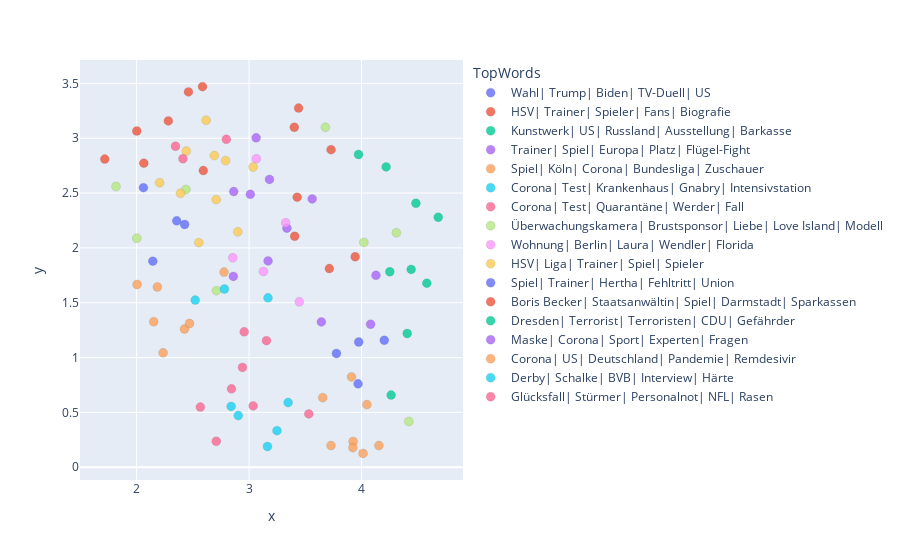

Notebook code for this chart:
### Code cell
results=pd.merge(docs_df_a,cluster_labels_google_a.reset_index(),left_on="topic_number",right_on = "Topic")
fig = px.scatter(results, x="x", y="y", hover_name="headline", hover_data=["created_at","TopWords","topic_number"], color="TopWords",opacity=0.8)

fig.update_traces(marker=dict(size=9,
                              line=dict(width=0.15,
                                        color='DarkSlateGrey')),
                  selector=dict(mode='markers'))
fig["layout"].pop("updatemenus")

fig.update_layout(height=1000)
fig.show()

### Figure 1 — Plotly figure (JSON) as saved in the notebook; plotly's stock layout.template omitted (floating-point values rounded to 4 significant figures)
{"data": [{"customdata": [["2020-10-22", "Wahl| Trump| Biden| TV-Duell| US", 0], ["2020-10-23", "Wahl| Trump| Biden| TV-Duell| US", 0], ["2020-10-23", "Wahl| Trump| Biden| TV-Duell| US", 0], ["2020-10-22", "Wahl| Trump| Biden| TV-Duell| US", 0]], "hovertemplate": "<b>%{hovertext}</b><br><br>TopWords=%{customdata[1]}<br>x=%{x}<br>y=%{y}<br>created_at=%{customdata[0]}<br>topic_number=%{customdata[2]}<extra></extra>", "hovertext": ["USA steuern auf höchste Wahlbeteiligung seit über Hundert Jahren zu", "Trump und Biden fetzen sich ums Weiße Haus", "„Ich schaue DICH an, Joe!“", "Die letzte Rede-Schlacht vor der wichtigsten Wahl der Welt"], "legendgroup": "Wahl| Trump| Biden| TV-Duell| US", "marker": {"color": "#636efa", "line": {"color": "DarkSlateGrey", "width": 0.15}, "opacity": 0.8, "size": 9, "symbol": "circle"}, "mode": "markers", "name": "Wahl| Trump| Biden| TV-Duell| US", "orientation": "v", "showlegend": true, "type": "scatter", "x": [4.202, 3.969, 3.975, 3.777], "xaxis": "x", "y": [1.158, 0.7605, 1.142, 1.038], "yaxis": "y"}, {"customdata": [["2020-10-22", "HSV| Trainer| Spieler| Fans| Biografie", 8], ["2020-10-22", "HSV| Trainer| Spieler| Fans| Biografie", 8], ["2020-10-22", "HSV| Trainer| Spieler| Fans| Biografie", 8], ["2020-10-22", "HSV| Trainer| Spieler| Fans| Biografie", 8], ["2020-10-22", "HSV| Trainer| Spieler| Fans| Biografie", 8], ["2020-10-22", "HSV| Trainer| Spieler| Fans| Biografie", 8], ["2020-10-22", "HSV| Trainer| Spieler| Fans| Biografie", 8], ["2020-10-22", "HSV| Trainer| Spieler| Fans| Biografie", 8], ["2020-10-22", "HSV| Trainer| Spieler| Fans| Biografie", 8], ["2020-10-22", "HSV| Trainer| Spieler| Fans| Biografie", 8]], "hovertemplate": "<b>%{hovertext}</b><br><br>TopWords=%{customdata[1]}<br>x=%{x}<br>y=%{y}<br>created_at=%{customdata[0]}<br>topic_number=%{customdata[2]}<extra></extra>", "hovertext": ["Kann Thioune es besser als Hecking?", "Bayers Baller-Show", "Cary Grant war bisexuell und auf LSD", "Weinkauf hat Aufstiegs-Trauma abgehakt", "Hofmann spielt sich bei Jogi fest", "Dieser Nackedei isteine Botschaft", "Hier wird jetztHollywood verramscht", "Lange ist Jenas Kompaniechef", "Über die Wölfe zu Löw", "Darum passt Litkaso gut zu Hansa"], "legendgroup": "HSV| Trainer| Spieler| Fans| Biografie", "marker": {"color": "#EF553B", "line": {"color": "DarkSlateGrey", "width": 0.15}, "opacity": 0.8, "size": 9, "symbol": "circle"}, "mode": "markers", "name": "HSV| Trainer| Spieler| Fans| Biografie", "orientation": "v", "showlegend": true, "type": "scatter", "x": [1.717, 2.064, 3.729, 2.002, 2.461, 3.44, 3.402, 2.593, 2.586, 2.282], "xaxis": "x", "y": [2.81, 2.773, 2.896, 3.066, 3.422, 3.275, 3.1, 2.705, 3.471, 3.158], "yaxis": "y"}, {"customdata": [["2020-10-22", "Kunstwerk| US| Russland| Ausstellung| Barkasse", 13], ["2020-10-22", "Kunstwerk| US| Russland| Ausstellung| Barkasse", 13], ["2020-10-22", "Kunstwerk| US| Russland| Ausstellung| Barkasse", 13], ["2020-10-22", "Kunstwerk| US| Russland| Ausstellung| Barkasse", 13]], "hovertemplate": "<b>%{hovertext}</b><br><br>TopWords=%{customdata[1]}<br>x=%{x}<br>y=%{y}<br>created_at=%{customdata[0]}<br>topic_number=%{customdata[2]}<extra></extra>", "hovertext": ["Snowden erhält unbefristeten Aufenthalt in Russland", "Beuys-Kunstwerk aus Ausstellung verschwunden", "Todes-Drama um Zirkus-Elefanten", "Bruch in der Barkasse"], "legendgroup": "Kunstwerk| US| Russland| Ausstellung| Barkasse", "marker": {"color": "#00cc96", "line": {"color": "DarkSlateGrey", "width": 0.15}, "opacity": 0.8, "size": 9, "symbol": "circle"}, "mode": "markers", "name": "Kunstwerk| US| Russland| Ausstellung| Barkasse", "orientation": "v", "showlegend": true, "type": "scatter", "x": [4.682, 3.974, 4.219, 4.484], "xaxis": "x", "y": [2.28, 2.852, 2.738, 2.407], "yaxis": "y"}, {"customdata": [["2020-10-22", "Trainer| Spiel| Europa| Platz| Flügel-Fight", 7], ["2020-10-22", "Trainer| Spiel| Europa| Platz| Flügel-Fight", 7], ["2020-10-22", "Trainer| Spiel| Europa| Platz| Flügel-Fight", 7], ["2020-10-22", "Trainer| Spiel| Europa| Platz| Flügel-Fight", 7], ["2020-10-22", "Trainer| Spiel| Europa| Platz| Flügel-Fight", 7], ["2020-10-22", "Trainer| Spiel| Europa| Platz| Flügel-Fight", 7], ["2020-10-22", "Trainer| Spiel| Europa| Platz| Flügel-Fight", 7], ["2020-10-22", "Trainer| Spiel| Europa| Platz| Flügel-Fight", 7]], "hovertemplate": "<b>%{hovertext}</b><br><br>TopWords=%{customdata[1]}<br>x=%{x}<br>y=%{y}<br>created_at=%{customdata[0]}<br>topic_number=%{customdata[2]}<extra></extra>", "hovertext": ["Boateng muss mitHand-Schiene trainieren", "Der MOTZivator!", "Ernst ist HoßmangsHoffnungsträger", "Peter Kadiru wird zum Schläger-Typ", "Götze trifft auch in Europa", "Coman erste Sahne! Aber jetzt kommt Sané", "So sehen Sie den Clásico live im TV", "Jones zieht zurücknach Frankfurt"], "legendgroup": "Trainer| Spiel| Europa| Platz| Flügel-Fight", "marker": {"color": "#ab63fa", "line": {"color": "DarkSlateGrey", "width": 0.15}, "opacity": 0.8, "size": 9, "symbol": "circle"}, "mode": "markers", "name": "Trainer| Spiel| Europa| Platz| Flügel-Fight", "orientation": "v", "showlegend": true, "type": "scatter", "x": [3.169, 3.182, 2.86, 3.561, 3.063, 3.337, 3.011, 2.864], "xaxis": "x", "y": [1.882, 2.625, 1.74, 2.447, 3.004, 2.18, 2.489, 2.513], "yaxis": "y"}, {"customdata": [["2020-10-22", "Spiel| Köln| Corona| Bundesliga| Zuschauer", 2], ["2020-10-22", "Spiel| Köln| Corona| Bundesliga| Zuschauer", 2], ["2020-10-22", "Spiel| Köln| Corona| Bundesliga| Zuschauer", 2], ["2020-10-22", "Spiel| Köln| Corona| Bundesliga| Zuschauer", 2], ["2020-10-22", "Spiel| Köln| Corona| Bundesliga| Zuschauer", 2], ["2020-10-22", "Spiel| Köln| Corona| Bundesliga| Zuschauer", 2], ["2020-10-22", "Spiel| Köln| Corona| Bundesliga| Zuschauer", 2]], "hovertemplate": "<b>%{hovertext}</b><br><br>TopWords=%{customdata[1]}<br>x=%{x}<br>y=%{y}<br>created_at=%{customdata[0]}<br>topic_number=%{customdata[2]}<extra></extra>", "hovertext": ["So sehen Sie Stuttgart gegen Köln live im TV", "Anfang hilft 1. Spiel ohne Zuschauer", "Der Uefa fehlen 470 Mio Euro", "SCHRÖDER spricht wiedervon GEHALTSVERZICHT", "Kampf-Kandidatur umVize-Posten sorgt für Krach", "Werder ohne Augustinssongegen Hoffenheim", "Haie brauchen1 Million Euro"], "legendgroup": "Spiel| Köln| Corona| Bundesliga| Zuschauer", "marker": {"color": "#FFA15A", "line": {"color": "DarkSlateGrey", "width": 0.15}, "opacity": 0.8, "size": 9, "symbol": "circle"}, "mode": "markers", "name": "Spiel| Köln| Corona| Bundesliga| Zuschauer", "orientation": "v", "showlegend": true, "type": "scatter", "x": [2.236, 2.004, 2.152, 2.185, 2.777, 2.426, 2.471], "xaxis": "x", "y": [1.043, 1.667, 1.327, 1.644, 1.78, 1.261, 1.311], "yaxis": "y"}, {"customdata": [["2020-10-22", "Corona| Test| Krankenhaus| Gnabry| Intensivstation", 12], ["2020-10-22", "Corona| Test| Krankenhaus| Gnabry| Intensivstation", 12], ["2020-10-22", "Corona| Test| Krankenhaus| Gnabry| Intensivstation", 12], ["2020-10-22", "Corona| Test| Krankenhaus| Gnabry| Intensivstation", 12], ["2020-10-22", "Corona| Test| Krankenhaus| Gnabry| Intensivstation", 12]], "hovertemplate": "<b>%{hovertext}</b><br><br>TopWords=%{customdata[1]}<br>x=%{x}<br>y=%{y}<br>created_at=%{customdata[0]}<br>topic_number=%{customdata[2]}<extra></extra>", "hovertext": ["Belgiens Außenministerin auf Intensivstation!", "Corona-Alarm beim Thai-König!", "Zweiter Corona-Fall beim FC Bayern", "Wie gut warnte die Warn-App Spahns Kontakte?", "2. Gnabry-Test negativ!"], "legendgroup": "Corona| Test| Krankenhaus| Gnabry| Intensivstation", "marker": {"color": "#19d3f3", "line": {"color": "DarkSlateGrey", "width": 0.15}, "opacity": 0.8, "size": 9, "symbol": "circle"}, "mode": "markers", "name": "Corona| Test| Krankenhaus| Gnabry| Intensivstation", "orientation": "v", "showlegend": true, "type": "scatter", "x": [3.164, 3.248, 2.841, 3.347, 2.904], "xaxis": "x", "y": [0.1886, 0.3331, 0.5546, 0.5896, 0.4706], "yaxis": "y"}, {"customdata": [["2020-10-22", "Corona| Test| Quarantäne| Werder| Fall", 11], ["2020-10-22", "Corona| Test| Quarantäne| Werder| Fall", 11], ["2020-10-22", "Corona| Test| Quarantäne| Werder| Fall", 11], ["2020-10-22", "Corona| Test| Quarantäne| Werder| Fall", 11], ["2020-10-22", "Corona| Test| Quarantäne| Werder| Fall", 11], ["2020-10-22", "Corona| Test| Quarantäne| Werder| Fall", 11], ["2020-10-22", "Corona| Test| Quarantäne| Werder| Fall", 11], ["2020-10-22", "Corona| Test| Quarantäne| Werder| Fall", 11]], "hovertemplate": "<b>%{hovertext}</b><br><br>TopWords=%{customdata[1]}<br>x=%{x}<br>y=%{y}<br>created_at=%{customdata[0]}<br>topic_number=%{customdata[2]}<extra></extra>", "hovertext": ["Erneut positiver Corona-Test bei Ronaldo", "So geht es bei Corona-Werder jetzt weiter", "Behrens vor Trainings-Comeback", "Angeklagte legen Geständnis ab", "So erklärt der Formel-1-Pilot sein Corona-Problem", "Staatsanwalt rechtfertigt das Schlagen von Kindern", "Darf man das Umgangsrecht des Kindes verweigern?", "Warum geht Werder freiwillig in Quarantäne?"], "legendgroup": "Corona| Test| Quarantäne| Werder| Fall", "marker": {"color": "#FF6692", "line": {"color": "DarkSlateGrey", "width": 0.15}, "opacity": 0.8, "size": 9, "symbol": "circle"}, "mode": "markers", "name": "Corona| Test| Quarantäne| Werder| Fall", "orientation": "v", "showlegend": true, "type": "scatter", "x": [2.708, 3.037, 2.844, 3.155, 2.567, 2.957, 3.531, 2.942], "xaxis": "x", "y": [0.2369, 0.5594, 0.7146, 1.154, 0.5483, 1.235, 0.4862, 0.9105], "yaxis": "y"}, {"customdata": [["2020-10-22", "Überwachungskamera| Brustsponsor| Liebe| Love Island| Modell", -1], ["2020-10-22", "Überwachungskamera| Brustsponsor| Liebe| Love Island| Modell", -1], ["2020-10-22", "Überwachungskamera| Brustsponsor| Liebe| Love Island| Modell", -1], ["2020-10-22", "Überwachungskamera| Brustsponsor| Liebe| Love Island| Modell", -1], ["2020-10-22", "Überwachungskamera| Brustsponsor| Liebe| Love Island| Modell", -1], ["2020-10-22", "Überwachungskamera| Brustsponsor| Liebe| Love Island| Modell", -1], ["2020-10-22", "Überwachungskamera| Brustsponsor| Liebe| Love Island| Modell", -1], ["2020-10-22", "Überwachungskamera| Brustsponsor| Liebe| Love Island| Modell", -1]], "hovertemplate": "<b>%{hovertext}</b><br><br>TopWords=%{customdata[1]}<br>x=%{x}<br>y=%{y}<br>created_at=%{customdata[0]}<br>topic_number=%{customdata[2]}<extra></extra>", "hovertext": ["Überwachungskamera zeigt Blitz-Raub!", "Hoffenheim feiert irren Baby-Sieg", "Waldhof krallt sich  neuen Brustsponsor", "PELÉ 80!", "Eine Liebe ist schon verpufft!", "Modell sagt 26 000 Neuinfektionen am Tag voraus", "Lieber Chaos-Flughafern Berlin,", "Ex-Neonazi mit Gedächtnisschwund"], "legendgroup": "Überwachungskamera| Brustsponsor| Liebe| Love Island| Modell", "marker": {"color": "#B6E880", "line": {"color": "DarkSlateGrey", "width": 0.15}, "opacity": 0.8, "size": 9, "symbol": "circle"}, "mode": "markers", "name": "Überwachungskamera| Brustsponsor| Liebe| Love Island| Modell", "orientation": "v", "showlegend": true, "type": "scatter", "x": [4.31, 1.816, 2.71, 3.678, 2.439, 4.421, 2.001, 4.021], "xaxis": "x", "y": [2.139, 2.56, 1.61, 3.1, 2.533, 0.4165, 2.089, 2.05], "yaxis": "y"}, {"customdata": [["2020-10-22", "Wohnung| Berlin| Laura| Wendler| Florida", 5], ["2020-10-22", "Wohnung| Berlin| Laura| Wendler| Florida", 5], ["2020-10-22", "Wohnung| Berlin| Laura| Wendler| Florida", 5], ["2020-10-22", "Wohnung| Berlin| Laura| Wendler| Florida", 5], ["2020-10-22", "Wohnung| Berlin| Laura| Wendler| Florida", 5]], "hovertemplate": "<b>%{hovertext}</b><br><br>TopWords=%{customdata[1]}<br>x=%{x}<br>y=%{y}<br>created_at=%{customdata[0]}<br>topic_number=%{customdata[2]}<extra></extra>", "hovertext": ["Heidi bald HeiDA!", "Warum Wendler und Laura schon wieder Ärger droht", "Uns hat der Blitz getroffen!", "Note 2 für fünf Hoffenheimer!", "Stehen wir kurz vor dem „Corona-Burn-out“?"], "legendgroup": "Wohnung| Berlin| Laura| Wendler| Florida", "marker": {"color": "#FF97FF", "line": {"color": "DarkSlateGrey", "width": 0.15}, "opacity": 0.8, "size": 9, "symbol": "circle"}, "mode": "markers", "name": "Wohnung| Berlin| Laura| Wendler| Florida", "orientation": "v", "showlegend": true, "type": "scatter", "x": [3.128, 3.326, 3.065, 2.855, 3.447], "xaxis": "x", "y": [1.785, 2.23, 2.813, 1.91, 1.508], "yaxis": "y"}, {"customdata": [["2020-10-22", "HSV| Liga| Trainer| Spiel| Spieler", 4], ["2020-10-22", "HSV| Liga| Trainer| Spiel| Spieler", 4], ["2020-10-22", "HSV| Liga| Trainer| Spiel| Spieler", 4], ["2020-10-22", "HSV| Liga| Trainer| Spiel| Spieler", 4], ["2020-10-22", "HSV| Liga| Trainer| Spiel| Spieler", 4], ["2020-10-22", "HSV| Liga| Trainer| Spiel| Spieler", 4], ["2020-10-22", "HSV| Liga| Trainer| Spiel| Spieler", 4], ["2020-10-22", "HSV| Liga| Trainer| Spiel| Spieler", 4], ["2020-10-23", "HSV| Liga| Trainer| Spiel| Spieler", 4], ["2020-10-22", "HSV| Liga| Trainer| Spiel| Spieler", 4]], "hovertemplate": "<b>%{hovertext}</b><br><br>TopWords=%{customdata[1]}<br>x=%{x}<br>y=%{y}<br>created_at=%{customdata[0]}<br>topic_number=%{customdata[2]}<extra></extra>", "hovertext": ["So heiß sieht das neue Rebstockbad aus", "Erwischt! Kobel und Endo wieder voll dabei", "Maina ist zurück auf dem Platz", "Leibold und Vagnoman sind zurück", "Hollerbach wünscht sich ein schönes 3:3", "Rösler wehrt sich gegen Kritik an Talenten!", "Trainer-Lob für Vollgas-Wood", "Kocak droht mitBlitz-Strafe", "Keiner wollte zu Mark Forster", "Jacob: „Wir sind süchtig nach Erfolg!“"], "legendgroup": "HSV| Liga| Trainer| Spiel| Spieler", "marker": {"color": "#FECB52", "line": {"color": "DarkSlateGrey", "width": 0.15}, "opacity": 0.8, "size": 9, "symbol": "circle"}, "mode": "markers", "name": "HSV| Liga| Trainer| Spiel| Spieler", "orientation": "v", "showlegend": true, "type": "scatter", "x": [2.553, 3.036, 2.618, 2.708, 2.39, 2.792, 2.205, 2.9, 2.442, 2.692], "xaxis": "x", "y": [2.048, 2.737, 3.164, 2.441, 2.498, 2.796, 2.594, 2.147, 2.883, 2.842], "yaxis": "y"}, {"customdata": [["2020-10-22", "Spiel| Trainer| Hertha| Fehltritt| Union", 10], ["2020-10-22", "Spiel| Trainer| Hertha| Fehltritt| Union", 10], ["2020-10-22", "Spiel| Trainer| Hertha| Fehltritt| Union", 10], ["2020-10-22", "Spiel| Trainer| Hertha| Fehltritt| Union", 10]], "hovertemplate": "<b>%{hovertext}</b><br><br>TopWords=%{customdata[1]}<br>x=%{x}<br>y=%{y}<br>created_at=%{customdata[0]}<br>topic_number=%{customdata[2]}<extra></extra>", "hovertext": ["Nach Mega-Zoff jetzt Startelf gegen Hertha?", "Au Backe! Union ohne Karius", "Leyhe fällt komplette Saison aus", "Breitkreuz glücklich trotz 0:3-Packung"], "legendgroup": "Spiel| Trainer| Hertha| Fehltritt| Union", "marker": {"color": "#636efa", "line": {"color": "DarkSlateGrey", "width": 0.15}, "opacity": 0.8, "size": 9, "symbol": "circle"}, "mode": "markers", "name": "Spiel| Trainer| Hertha| Fehltritt| Union", "orientation": "v", "showlegend": true, "type": "scatter", "x": [2.061, 2.144, 2.427, 2.356], "xaxis": "x", "y": [2.549, 1.879, 2.214, 2.247], "yaxis": "y"}, {"customdata": [["2020-10-22", "Boris Becker| Staatsanwältin| Spiel| Darmstadt| Sparkassen", 3], ["2020-10-22", "Boris Becker| Staatsanwältin| Spiel| Darmstadt| Sparkassen", 3], ["2020-10-22", "Boris Becker| Staatsanwältin| Spiel| Darmstadt| Sparkassen", 3], ["2020-10-22", "Boris Becker| Staatsanwältin| Spiel| Darmstadt| Sparkassen", 3]], "hovertemplate": "<b>%{hovertext}</b><br><br>TopWords=%{customdata[1]}<br>x=%{x}<br>y=%{y}<br>created_at=%{customdata[0]}<br>topic_number=%{customdata[2]}<extra></extra>", "hovertext": ["„Er hat einen schlechten Charakter!“", "SchullesSorgen-Puzzle", "Negativzins-Wahnsinnbreitet sich weiter aus", "Neun neue Anklagepunkte gegen Boris Becker!"], "legendgroup": "Boris Becker| Staatsanwältin| Spiel| Darmstadt| Sparkassen", "marker": {"color": "#EF553B", "line": {"color": "DarkSlateGrey", "width": 0.15}, "opacity": 0.8, "size": 9, "symbol": "circle"}, "mode": "markers", "name": "Boris Becker| Staatsanwältin| Spiel| Darmstadt| Sparkassen", "orientation": "v", "showlegend": true, "type": "scatter", "x": [3.944, 3.428, 3.406, 3.714], "xaxis": "x", "y": [1.919, 2.462, 2.106, 1.811], "yaxis": "y"}, {"customdata": [["2020-10-22", "Dresden| Terrorist| Terroristen| CDU| Gefährder", 14], ["2020-10-22", "Dresden| Terrorist| Terroristen| CDU| Gefährder", 14], ["2020-10-23", "Dresden| Terrorist| Terroristen| CDU| Gefährder", 14], ["2020-10-22", "Dresden| Terrorist| Terroristen| CDU| Gefährder", 14], ["2020-10-22", "Dresden| Terrorist| Terroristen| CDU| Gefährder", 14]], "hovertemplate": "<b>%{hovertext}</b><br><br>TopWords=%{customdata[1]}<br>x=%{x}<br>y=%{y}<br>created_at=%{customdata[0]}<br>topic_number=%{customdata[2]}<extra></extra>", "hovertext": ["ISIS-Terrorist wollte Christen „schlachten“ und „Zunge abschneiden“", "Schluss mit Schutzvon Terroristen!", "CDU-Spitze will mehrere kleine Parteitage gleichzeitig", "Terroristen endlichsofort abschieben!", "Pressekonferenz der Schande!"], "legendgroup": "Dresden| Terrorist| Terroristen| CDU| Gefährder", "marker": {"color": "#00cc96", "line": {"color": "DarkSlateGrey", "width": 0.15}, "opacity": 0.8, "size": 9, "symbol": "circle"}, "mode": "markers", "name": "Dresden| Terrorist| Terroristen| CDU| Gefährder", "orientation": "v", "showlegend": true, "type": "scatter", "x": [4.252, 4.581, 4.263, 4.406, 4.442], "xaxis": "x", "y": [1.783, 1.679, 0.6576, 1.22, 1.804], "yaxis": "y"}, {"customdata": [["2020-10-22", "Maske| Corona| Sport| Experten| Fragen", 6], ["2020-10-22", "Maske| Corona| Sport| Experten| Fragen", 6], ["2020-10-22", "Maske| Corona| Sport| Experten| Fragen", 6]], "hovertemplate": "<b>%{hovertext}</b><br><br>TopWords=%{customdata[1]}<br>x=%{x}<br>y=%{y}<br>created_at=%{customdata[0]}<br>topic_number=%{customdata[2]}<extra></extra>", "hovertext": ["Muss ich beim Sport im Freienjetzt eine Maske tragen?", "Arm durch Pflege!", "„Masken anzuzweifeln ist gefährlicher Unsinn“"], "legendgroup": "Maske| Corona| Sport| Experten| Fragen", "marker": {"color": "#ab63fa", "line": {"color": "DarkSlateGrey", "width": 0.15}, "opacity": 0.8, "size": 9, "symbol": "circle"}, "mode": "markers", "name": "Maske| Corona| Sport| Experten| Fragen", "orientation": "v", "showlegend": true, "type": "scatter", "x": [3.643, 4.129, 4.081], "xaxis": "x", "y": [1.325, 1.75, 1.304], "yaxis": "y"}, {"customdata": [["2020-10-22", "Corona| US| Deutschland| Pandemie| Remdesivir", 15], ["2020-10-22", "Corona| US| Deutschland| Pandemie| Remdesivir", 15], ["2020-10-22", "Corona| US| Deutschland| Pandemie| Remdesivir", 15], ["2020-10-23", "Corona| US| Deutschland| Pandemie| Remdesivir", 15], ["2020-10-22", "Corona| US| Deutschland| Pandemie| Remdesivir", 15], ["2020-10-22", "Corona| US| Deutschland| Pandemie| Remdesivir", 15], ["2020-10-22", "Corona| US| Deutschland| Pandemie| Remdesivir", 15], ["2020-10-22", "Corona| US| Deutschland| Pandemie| Remdesivir", 15]], "hovertemplate": "<b>%{hovertext}</b><br><br>TopWords=%{customdata[1]}<br>x=%{x}<br>y=%{y}<br>created_at=%{customdata[0]}<br>topic_number=%{customdata[2]}<extra></extra>", "hovertext": ["Lauterbach unterstützt Drostens Ü50-Plan", "So viele Intensivbettensind noch frei", "Das traurige Schicksal deutscher Drogensüchtiger", "Pharma-Chef kündigt wirksame Impfstoffe an", "Corona heute weniger tödlich als im März?", "Kommt der Corona-Impfstoff noch dieses Jahr?", "US-Arzneimittelbehörde lässt Remdesivir gegen Covid-19 zu", "Wo stecken wir uns hauptsächlich mit Corona an?"], "legendgroup": "Corona| US| Deutschland| Pandemie| Remdesivir", "marker": {"color": "#FFA15A", "line": {"color": "DarkSlateGrey", "width": 0.15}, "opacity": 0.8, "size": 9, "symbol": "circle"}, "mode": "markers", "name": "Corona| US| Deutschland| Pandemie| Remdesivir", "orientation": "v", "showlegend": true, "type": "scatter", "x": [4.155, 3.925, 3.911, 3.655, 3.923, 4.014, 3.729, 4.048], "xaxis": "x", "y": [0.1976, 0.2345, 0.8237, 0.6346, 0.1786, 0.1263, 0.1974, 0.5709], "yaxis": "y"}, {"customdata": [["2020-10-22", "Derby| Schalke| BVB| Interview| Härte", 1], ["2020-10-22", "Derby| Schalke| BVB| Interview| Härte", 1], ["2020-10-22", "Derby| Schalke| BVB| Interview| Härte", 1]], "hovertemplate": "<b>%{hovertext}</b><br><br>TopWords=%{customdata[1]}<br>x=%{x}<br>y=%{y}<br>created_at=%{customdata[0]}<br>topic_number=%{customdata[2]}<extra></extra>", "hovertext": ["Wichtig, im  Derby „mit der richtigen Härte zu agieren“", "Favre eiert vorm Derby rum", "Keller verzichtet, Koch und Peters kandidieren"], "legendgroup": "Derby| Schalke| BVB| Interview| Härte", "marker": {"color": "#19d3f3", "line": {"color": "DarkSlateGrey", "width": 0.15}, "opacity": 0.8, "size": 9, "symbol": "circle"}, "mode": "markers", "name": "Derby| Schalke| BVB| Interview| Härte", "orientation": "v", "showlegend": true, "type": "scatter", "x": [2.781, 2.521, 3.168], "xaxis": "x", "y": [1.625, 1.524, 1.545], "yaxis": "y"}, {"customdata": [["2020-10-22", "Glücksfall| Stürmer| Personalnot| NFL| Rasen", 9], ["2020-10-22", "Glücksfall| Stürmer| Personalnot| NFL| Rasen", 9], ["2020-10-22", "Glücksfall| Stürmer| Personalnot| NFL| Rasen", 9]], "hovertemplate": "<b>%{hovertext}</b><br><br>TopWords=%{customdata[1]}<br>x=%{x}<br>y=%{y}<br>created_at=%{customdata[0]}<br>topic_number=%{customdata[2]}<extra></extra>", "hovertext": ["Halles linkes Ding", "Lohkemper dreht voll auf!", "Miamis Play-off-Chance heißtTua Tagovailoa"], "legendgroup": "Glücksfall| Stürmer| Personalnot| NFL| Rasen", "marker": {"color": "#FF6692", "line": {"color": "DarkSlateGrey", "width": 0.15}, "opacity": 0.8, "size": 9, "symbol": "circle"}, "mode": "markers", "name": "Glücksfall| Stürmer| Personalnot| NFL| Rasen", "orientation": "v", "showlegend": true, "type": "scatter", "x": [2.798, 2.412, 2.346], "xaxis": "x", "y": [2.99, 2.813, 2.927], "yaxis": "y"}], "layout": {"autosize": true, "legend": {"title": {"text": "TopWords"}, "tracegroupgap": 0}, "margin": {"t": 60}, "xaxis": {"anchor": "y", "autorange": true, "domain": [0, 1], "range": [1.54, 4.86], "title": {"text": "x"}, "type": "linear"}, "yaxis": {"anchor": "x", "autorange": true, "domain": [0, 1], "range": [-0.0869, 3.684], "title": {"text": "y"}, "type": "linear"}}}
